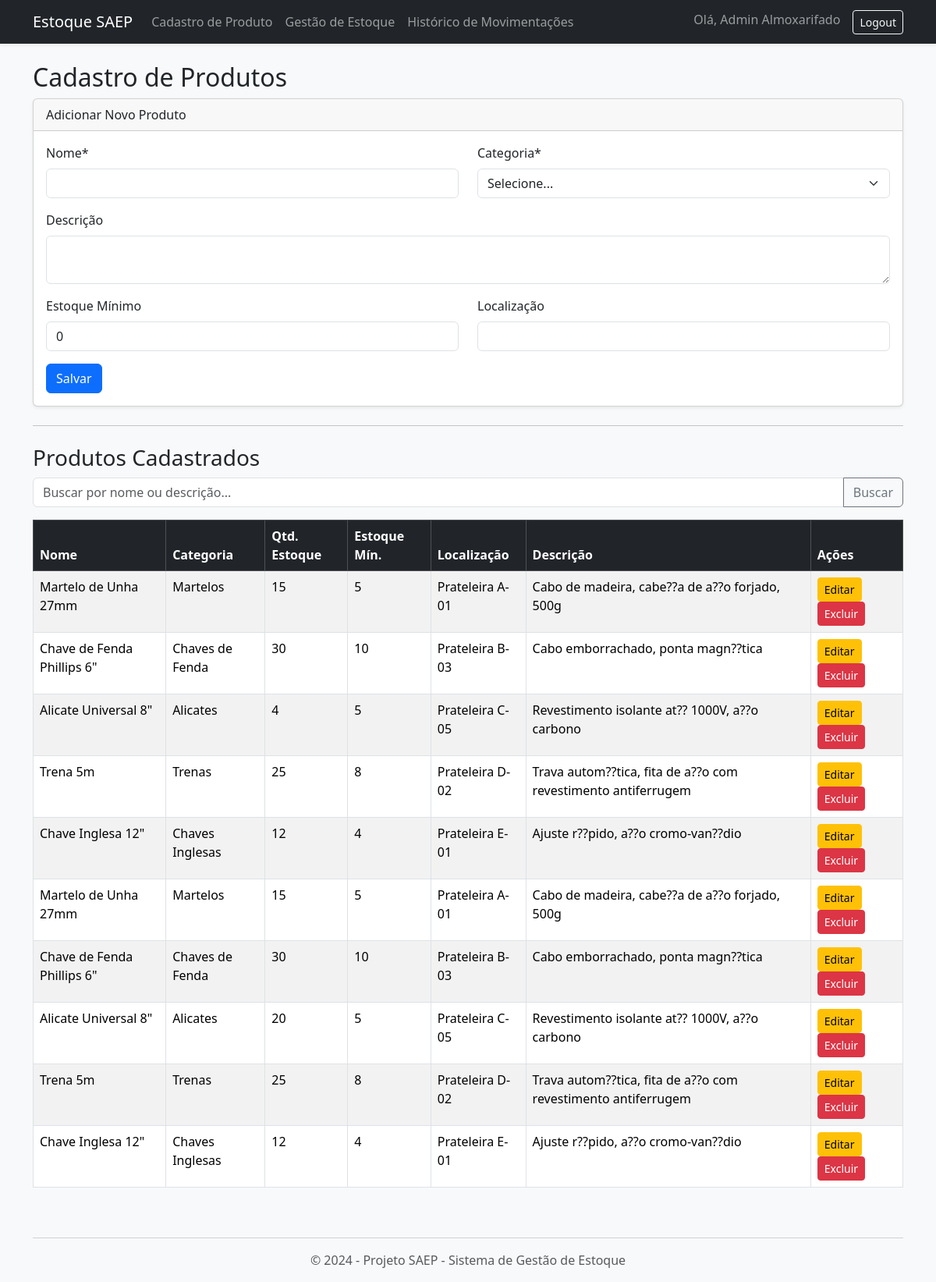
The app's page /produtos (signed in) with its own data.
### tables this page shows
CREATE TABLE produto (
    id_produto INTEGER PRIMARY KEY AUTOINCREMENT,
    nome TEXT NOT NULL,
    descricao TEXT NULL,
    quantidade_em_estoque INTEGER NOT NULL DEFAULT 0,
    estoque_minimo INTEGER NOT NULL DEFAULT 0,
    localizacao TEXT,
    fk_id_categoria INTEGER NOT NULL,
    FOREIGN KEY (fk_id_categoria)
        REFERENCES categoria(id_categoria)
        ON DELETE RESTRICT
        ON UPDATE CASCADE
);

CREATE TABLE categoria (
    id_categoria INTEGER PRIMARY KEY AUTOINCREMENT,
    nome TEXT NOT NULL UNIQUE
);

### app.py (the view)
@app.route('/produtos', methods=['GET'])
@login_required
def cadastro_produto():
    conn = get_db_conn()
    cursor = conn.cursor()
    busca = request.args.get('busca', '') # Pega o parâmetro 'busca' da URL
    if busca:
        query_produtos = """
            SELECT p.id_produto, p.nome, p.descricao, p.quantidade_em_estoque, p.estoque_minimo, p.localizacao, c.nome as nome_categoria, p.fk_id_categoria
            FROM produto p
            JOIN categoria c ON p.fk_id_categoria = c.id_categoria
            WHERE p.nome LIKE ? OR p.descricao LIKE ?
        """
        produtos = cursor.execute(query_produtos, (f'%{busca}%', f'%{busca}%')).fetchall()
    else:
        query_produtos = """
            SELECT p.id_produto, p.nome, p.descricao, p.quantidade_em_estoque, p.estoque_minimo, p.localizacao, c.nome as nome_categoria, p.fk_id_categoria
            FROM produto p
            JOIN categoria c ON p.fk_id_categoria = c.id_categoria
        """
        produtos = cursor.execute(query_produtos).fetchall()
    query_categorias = "SELECT id_categoria, nome FROM categoria"
    categorias = cursor.execute(query_categorias).fetchall()
    cursor.close()
    conn.close()
    return render_template('cadastro_produto.html', produtos=produtos, categorias=categorias, busca=busca)

### app.py (called while the page is built)
def get_db_conn():
    db_file = os.getenv('DB_FILENAME') # Pega o nome do .env (ex: saep_db2.db)
    try:
        conn = sqlite3.connect(db_file)
        conn.row_factory = sqlite3.Row
        return conn
    except sqlite3.Error as e:
        print(f"Erro ao conectar ao SQLite: {e}")
        return None

def login_required(f):
    @wraps(f)
    def decorated_function(*args, **kwargs):
        if 'user_id' not in session:
            flash('Você precisa estar logado para acessar esta página.', 'warning')
            return redirect(url_for('login'))
        return f(*args, **kwargs)
    return decorated_function

### templates/cadastro_produto.html (shortened to what this page needs)
{% extends "layout.html" %}
{% block content %}
<h2>Cadastro de Produtos</h2>
<div class="card shadow-sm mb-4">
    <div class="card-header">
        Adicionar Novo Produto
    </div>
    <div class="card-body">
        <form action="{{ url_for('add_produto') }}" method="POST">
            <div class="row">
                <div class="col-md-6 mb-3">
                    <label for="nome" class="form-label">Nome*</label>
                    <input type="text" class="form-control" id="nome" name="nome" required>
                </div>
                <div class="col-md-6 mb-3">
                    <label for="categoria" class="form-label">Categoria*</label>
                    <select class="form-select" id="categoria" name="categoria" required>
                        <option value="">Selecione...</option>
                    </select>
                </div>
            </div>
            <div class="mb-3">
                <label for="descricao" class="form-label">Descrição</label>
                <textarea class="form-control" id="descricao" name="descricao" rows="2"></textarea>
            </div>
            <div class="row">
                <div class="col-md-6 mb-3">
                    <label for="estoque_minimo" class="form-label">Estoque Mínimo</label>
                    <input type="number" class="form-control" id="estoque_minimo" name="estoque_minimo" min="0" value="0">
                </div>
                <div class="col-md-6 mb-3">
                    <label for="localizacao" class="form-label">Localização</label>
                    <input type="text" class="form-control" id="localizacao" name="localizacao">
                </div>
            </div>
            <button type="submit" class="btn btn-primary">Salvar</button>
        </form>
    </div>
</div>
<hr>
<h3 class="mt-4">Produtos Cadastrados</h3>
<form action="{{ url_for('cadastro_produto') }}" method="GET" class="mb-3">
    <div class="input-group">
        <input type="text" class="form-control" name="busca" placeholder="Buscar por nome ou descrição..." value="{{ busca }}">
        <button class="btn btn-outline-secondary" type="submit">Buscar</button>
    </div>
</form>
<div class="table-responsive">
    <table class="table table-striped table-hover table-bordered">
        <thead class="table-dark">
            <tr>
                <th>Nome</th>
                <th>Categoria</th>
                <th>Qtd. Estoque</th>
                <th>Estoque Mín.</th>
                <th>Localização</th>
                <th>Descrição</th>
                <th>Ações</th>
            </tr>
        </thead>
        <tbody>
            {% for p in produtos %}
            <tr>
                <td>{{ p.nome }}</td>
                <td>{{ p.nome_categoria }}</td>
                <td>{{ p.quantidade_em_estoque }}</td>
                <td>{{ p.estoque_minimo }}</td>
                <td>{{ p.localizacao }}</td>
                <td>{{ p.descricao }}</td>
                <td>
                    <button class="btn btn-warning btn-sm" data-bs-toggle="modal" data-bs-target="#editModal{{ p.id_produto }}">
                        Editar
                    </button>
                    <form action="{{ url_for('delete_produto', id_produto=p.id_produto) }}" method="POST" class="d-inline" onsubmit="return confirm('Tem certeza que deseja excluir?');">
                        <button type="submit" class="btn btn-danger btn-sm">Excluir</button>
                    </form>
                </td>
            </tr>
            {% endfor %}
        </tbody>
    </table>
</div>
{% endblock %}

### templates/layout.html (shortened to what this page needs)
<!doctype html>
<html lang="pt-br">
<head>
    <link href="https://cdn.jsdelivr.net/npm/bootstrap@5.3.3/dist/css/bootstrap.min.css" rel="stylesheet">
    <link rel="stylesheet" href="{{ url_for('static', filename='css/style.css') }}">
</head>
<body class="bg-light">
    {% if session['user_id'] %}
        {% include 'partials/_header.html' %}
    {% endif %}
    <div class="container mt-4">
        {% block content %}{% endblock %}
    </div>
    {% include 'partials/_footer.html' %}
</body>
</html>

### templates/partials/_header.html (shortened to what this page needs)
<nav class="navbar navbar-expand-lg navbar-dark bg-dark shadow-sm">
    <div class="container">
        <a class="navbar-brand" href="{{ url_for('principal') }}">Estoque SAEP</a>
        <div class="collapse navbar-collapse" id="navbarNav">
            <ul class="navbar-nav me-auto">
                <li class="nav-item">
                    <a class="nav-link" href="{{ url_for('cadastro_produto') }}">Cadastro de Produto</a>
                </li>
                <li class="nav-item">
                    <a class="nav-link" href="{{ url_for('gestao_estoque') }}">Gestão de Estoque</a>
                </li>
                <li class="nav-item">
                    <a class="nav-link" href="{{ url_for('historico_movimentacoes') }}">Histórico de Movimentações</a>
                </li>
            </ul>
            <ul class="navbar-nav ms-auto">
                <li class="nav-item">
                    <span class="navbar-text me-3">
                        Olá, {{ session['user_name'] }}
                    </span>
                </li>
                <li class="nav-item">
                    <a href="{{ url_for('logout') }}" class="btn btn-outline-light btn-sm">Logout</a>
                </li>
            </ul>
        </div>
    </div>
</nav>

### templates/partials/_footer.html
<footer class="container mt-5 text-center text-muted">
    <hr>
    <p>&copy; 2024 - Projeto SAEP - Sistema de Gestão de Estoque</p>
</footer>

### static/css/style.css (style rules this page uses)
body { background-color: #f8f9fa; }

### records on screen
produto: nome "Martelo de Unha 27mm", nome_categoria "Martelos", quantidade_em_estoque "15", estoque_minimo "5", localizacao "Prateleira A-01", descricao "Cabo de madeira, cabe??a de a??o forjado, 500g"
produto: nome "Chave de Fenda Phillips 6\"", nome_categoria "Chaves de Fenda", quantidade_em_estoque "30", estoque_minimo "10", localizacao "Prateleira B-03", descricao "Cabo emborrachado, ponta magn??tica"
produto: nome "Alicate Universal 8\"", nome_categoria "Alicates", quantidade_em_estoque "4", estoque_minimo "5", localizacao "Prateleira C-05", descricao "Revestimento isolante at?? 1000V, a??o carbono"
produto: nome "Trena 5m", nome_categoria "Trenas", quantidade_em_estoque "25", estoque_minimo "8", localizacao "Prateleira D-02", descricao "Trava autom??tica, fita de a??o com revestimento antiferrugem"
produto: nome "Chave Inglesa 12\"", nome_categoria "Chaves Inglesas", quantidade_em_estoque "12", estoque_minimo "4", localizacao "Prateleira E-01", descricao "Ajuste r??pido, a??o cromo-van??dio"
produto: nome "Martelo de Unha 27mm", nome_categoria "Martelos", quantidade_em_estoque "15", estoque_minimo "5", localizacao "Prateleira A-01", descricao "Cabo de madeira, cabe??a de a??o forjado, 500g"
produto: nome "Chave de Fenda Phillips 6\"", nome_categoria "Chaves de Fenda", quantidade_em_estoque "30", estoque_minimo "10", localizacao "Prateleira B-03", descricao "Cabo emborrachado, ponta magn??tica"
produto: nome "Alicate Universal 8\"", nome_categoria "Alicates", quantidade_em_estoque "20", estoque_minimo "5", localizacao "Prateleira C-05", descricao "Revestimento isolante at?? 1000V, a??o carbono"
produto: nome "Trena 5m", nome_categoria "Trenas", quantidade_em_estoque "25", estoque_minimo "8", localizacao "Prateleira D-02", descricao "Trava autom??tica, fita de a??o com revestimento antiferrugem"
produto: nome "Chave Inglesa 12\"", nome_categoria "Chaves Inglesas", quantidade_em_estoque "12", estoque_minimo "4", localizacao "Prateleira E-01", descricao "Ajuste r??pido, a??o cromo-van??dio"

### other values on screen
{{ session['user_name'] }} "Admin Almoxarifado"
